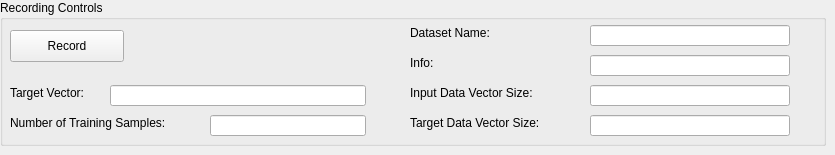
       <widget class="QWidget" name="page_25">
        <widget class="QGroupBox" name="groupBox_21">
         <property name="geometry">
          <rect>
           <x>0</x>
           <y>0</y>
           <width>826</width>
           <height>146</height>
          </rect>
         </property>
         <property name="title">
          <string>Recording Controls</string>
         </property>
         <widget class="QLabel" name="label_58">
          <property name="geometry">
           <rect>
            <x>410</x>
            <y>85</y>
            <width>171</width>
            <height>16</height>
           </rect>
          </property>
          <property name="text">
           <string>Input Data Vector Size:</string>
          </property>
         </widget>
         <widget class="QLabel" name="label_60">
          <property name="geometry">
           <rect>
            <x>410</x>
            <y>25</y>
            <width>131</width>
            <height>16</height>
           </rect>
          </property>
          <property name="text">
           <string>Dataset Name:</string>
          </property>
         </widget>
         <widget class="QLineEdit" name="dataLabellingTool_numInputDimensionsField_2">
          <property name="geometry">
           <rect>
            <x>590</x>
            <y>85</y>
            <width>200</width>
            <height>21</height>
           </rect>
          </property>
         </widget>
         <widget class="QLineEdit" name="dataLabellingTool_numTrainingSamples_2">
          <property name="geometry">
           <rect>
            <x>210</x>
            <y>115</y>
            <width>156</width>
            <height>21</height>
           </rect>
          </property>
         </widget>
         <widget class="QLineEdit" name="dataLabellingTool_regressionDatasetName">
          <property name="geometry">
           <rect>
            <x>590</x>
            <y>25</y>
            <width>200</width>
            <height>21</height>
           </rect>
          </property>
         </widget>
         <widget class="QLabel" name="label_62">
          <property name="geometry">
           <rect>
            <x>10</x>
            <y>115</y>
            <width>191</width>
            <height>16</height>
           </rect>
          </property>
          <property name="text">
           <string>Number of Training Samples:</string>
          </property>
         </widget>
         <widget class="QLabel" name="label_63">
          <property name="geometry">
           <rect>
            <x>10</x>
            <y>85</y>
            <width>131</width>
            <height>16</height>
           </rect>
          </property>
          <property name="text">
           <string>Target Vector:</string>
          </property>
         </widget>
         <widget class="QPushButton" name="dataLabellingTool_regressionModeRecordButton">
          <property name="geometry">
           <rect>
            <x>10</x>
            <y>30</y>
            <width>114</width>
            <height>32</height>
           </rect>
          </property>
          <property name="text">
           <string>Record</string>
          </property>
         </widget>
         <widget class="QLineEdit" name="dataLabellingTool_targetVectorTextField">
          <property name="geometry">
           <rect>
            <x>110</x>
            <y>85</y>
            <width>256</width>
            <height>21</height>
           </rect>
          </property>
         </widget>
         <widget class="QLabel" name="label_61">
          <property name="geometry">
           <rect>
            <x>410</x>
            <y>55</y>
            <width>131</width>
            <height>16</height>
           </rect>
          </property>
          <property name="text">
           <string>Info:</string>
          </property>
         </widget>
         <widget class="QLineEdit" name="dataLabellingTool_regressionDataInfoTextField">
          <property name="geometry">
           <rect>
            <x>590</x>
            <y>55</y>
            <width>200</width>
            <height>21</height>
           </rect>
          </property>
         </widget>
         <widget class="QLabel" name="label_75">
          <property name="geometry">
           <rect>
            <x>410</x>
            <y>115</y>
            <width>171</width>
            <height>16</height>
           </rect>
          </property>
          <property name="text">
           <string>Target Data Vector Size:</string>
          </property>
         </widget>
         <widget class="QLineEdit" name="dataLabellingTool_numTargetDimensionsField">
          <property name="geometry">
           <rect>
            <x>590</x>
            <y>115</y>
            <width>200</width>
            <height>21</height>
           </rect>
          </property>
         </widget>
        </widget>
       </widget>
